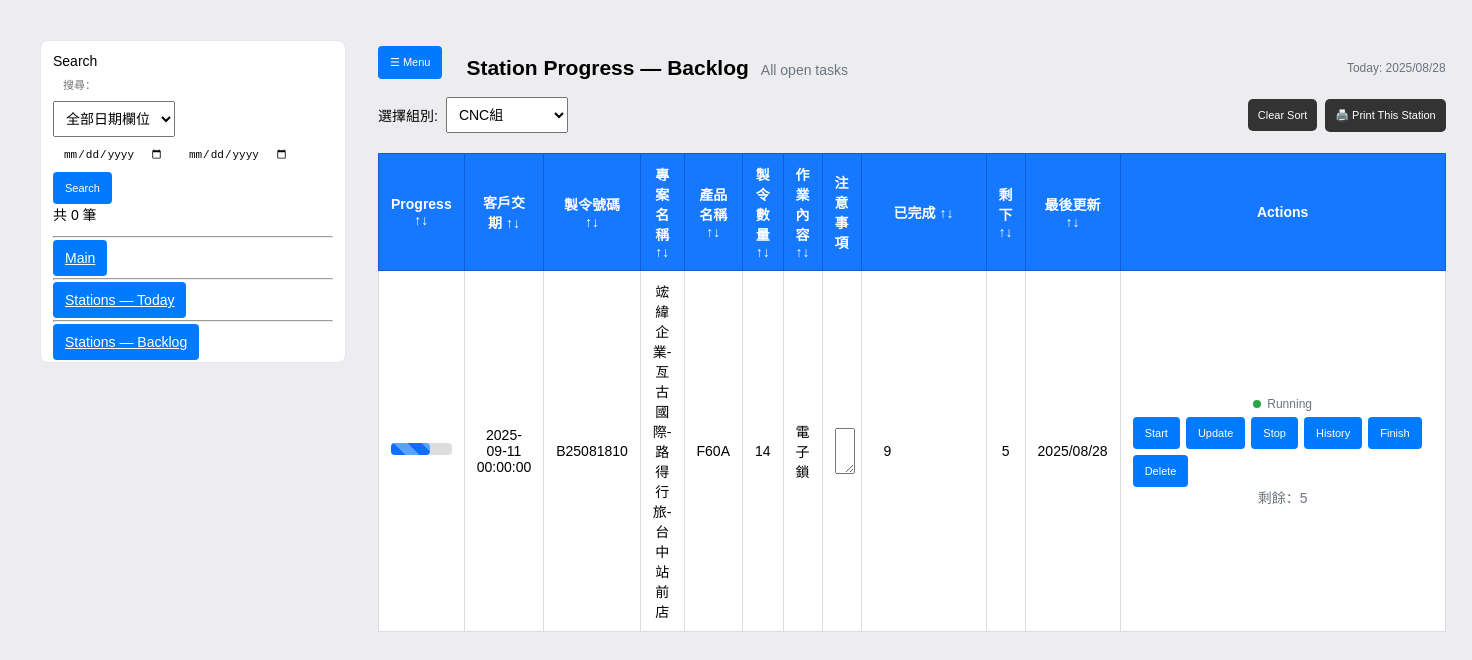
The app's page /stations with its own data.
### models.py (models this page shows)
class Task(Base):
    __tablename__ = "sub_tasks"
    __table_args__ = {'sqlite_autoincrement': True}
    id = Column(Integer, primary_key=True, autoincrement=True)
    order_id = Column(Integer, ForeignKey("orders.id"), nullable=False)
    group = Column("group", String, nullable=True)
    task  = Column(String, nullable=True)
    quantity = Column(Integer, nullable=True)
    completed = Column(Integer, nullable=True, default=0)
    start_time = Column(DateTime)      # may be NULL in DB
    stop_time  = Column(DateTime)
    duration_minutes = Column(Integer)
    order    = relationship("Order", back_populates="tasks")
    history  = relationship("TaskHistory", back_populates="task", cascade="all, delete-orphan")

class Order(Base):
    __tablename__ = "orders"
    id = Column(Integer, primary_key=True, autoincrement=True)
    manufacture_code = Column(String)
    customer        = Column(String)
    product         = Column(String)
    demand_date     = Column(String)   # stored as text like "YYYY/MM/DD"
    delivery        = Column(String)   # stored as text
    quantity        = Column(Integer, default=0)
    datecreate      = Column(String)   # stored as text
    fengbian        = Column(String)
    wallpaper       = Column(String)
    jobdesc         = Column(Text)
    archived    = Column(Boolean, default=False)   # soft archive flag
    archived_at = Column(DateTime)                 # when it was archived
    created_at = Column(DateTime, default=datetime.utcnow)
    updated_at = Column(DateTime)
    tasks = relationship("Task", back_populates="order", cascade="all, delete-orphan")

class TaskHistory(Base):
    __tablename__ = "task_history"
    id = Column(Integer, primary_key=True, autoincrement=True)
    task_id = Column(Integer, ForeignKey("sub_tasks.id"), nullable=False)
    completed = Column(Integer)   # present after your migration
    delta     = Column(Integer)   # present after your migration
    note       = Column(String)   # e.g. "start", "stop"
    timestamp  = Column(DateTime, default=datetime.utcnow)
    start_time = Column(DateTime)
    stop_time  = Column(DateTime)
    duration_minutes = Column(Integer)
    task = relationship("Task", back_populates="history")

### app.py (the view, shortened to what this page needs)
@app.route("/stations")
def stations():
    group = (request.args.get("group") or "").strip()
    day   = (request.args.get("date")  or date.today().isoformat()).strip()
    with SessionLocal() as s:
        station_list = [row[0] for row in s.query(Task.group)
                                      .filter(Task.group != None)
                                      .distinct().order_by(Task.group).all()]
        if not group and station_list:
            group = station_list[0]
        plan_rows = (s.query(StationSchedule)
                      .filter(StationSchedule.station==group,
                              StationSchedule.plan_date==day)
                      .order_by(asc(StationSchedule.sequence), asc(StationSchedule.id))
                      .all())
        items = []
        if plan_rows:
            task_map = {t.id:(t,o) for t,o in s.query(Task, Order)
                                               .join(Order, Task.order_id==Order.id)
                                               .filter(Task.id.in_([p.task_id for p in plan_rows]),
                                                       or_(Order.archived==False, Order.archived.is_(None)))
                                               .all()}
            for p in plan_rows:
                t,o = task_map.get(p.task_id, (None,None))
                if not t or not o: continue
                items.append({"task": t, "order": o, "plan": p})
        today_str = date.today().isoformat().replace("-","/")
        return render_template("stations.html",
                               station_list=station_list,
                               selected_group=group,
                               tasks=items,
                               today_date=today_str)

### templates/stations.html (shortened to what this page needs)
<!DOCTYPE html>
<html lang="zh">
<head>
</head>
<body>
  <div class="layout">
    <aside class="sidebar" id="sidebar">
      <div class="brand">Search</div>
      <form method="get" action="{{ '/archived' if archived_page else '/' }}" class="sbm">
        <input type="text" name="q" id= "search-q" value="{{ qtext or '' }}"
              placeholder="搜尋：">
        <select name="dfield">
          <option value="any"        {{ 'selected' if (dfield or 'any')=='any' }}>全部日期欄位</option>
        </select>
        <div class="row">
          <input type="date" name="dfrom" value="{{ dfrom or '' }}">
          <input type="date" name="dto"   value="{{ dto or '' }}">
        </div>
        <div class="row">
          <button class="btn" type="submit">Search</button>
        </div>
        <div class="caption">共 {{ orders|length }} 筆{% if qtext or dfrom or dto %}（篩選中）{% endif %}</div>
        <hr style="margin:12px 0">
        <div class="nav" style="margin-top:6px">
          <a href="/" class="btn full">Main</a>
          <hr style="margin:12px 0">
          <a href="/stations/today" class="btn full">Stations — Today</a>
          <hr style="margin:12px 0">
          <a href="/stations/backlog" class="btn full gray" style="margin-top:6px">Stations — Backlog
          </a>
        </div>
      </form>
    </aside>
    <main class="content">
      <div class="page-header">
        <div class="left">
          <button class="btn hamburger" onclick="toggleSidebar()">☰ Menu</button>
          <h2 style="margin:0">
            Station Progress — {{ 'Today' if page_mode == 'today' else 'Backlog' }}
          </h2>
          <p class="muted" style="margin:4px 0 0">
            {% if page_mode == 'today' %}Date: {{ day }}{% else %}All open tasks{% endif %}
          </p>
        </div>
        <div class="right">
          <span class="today">Today: {{ today_date }}</span>
        </div>
      </div>
      <div class="toolbar">
        <div class="group">
          {% set form_action = '/stations/today' if page_mode == 'today' else '/stations/backlog' %}
          <form method="get" action="{{ form_action }}" style="display:flex; align-items:center; gap:8px; margin:0">
            <label>選擇組別:</label>
            {% set form_action = '/stations/today' if page_mode == 'today' else '/stations/backlog' %}
            <select name="group" onchange="this.form.submit()">
              {% for name in station_list %}
                <option value="{{ name }}" {% if name == selected_group %}selected{% endif %}>{{ name }}</option>
              {% endfor %}
            </select>
          </form>
        </div>
        <div class="group">
          <button type="button" onclick="resetStationSort()">Clear Sort</button>
          <button type="button" onclick="printPage()">🖨️ Print This Station</button>
        </div>
      </div>
      <table>
        <thead>
          <tr>
            <th onclick="sortStationTable(0)">Progress ↑↓</th>
            <th onclick="sortStationTable(1)">客戶交期 ↑↓<span class="print-label"><br>Tanggal Barang Dapat Dikirim</span></th>
            <th onclick="sortStationTable(2)">製令號碼 ↑↓<span class="print-label"><br>Nomor Pesanan</span></th>
            <th onclick="sortStationTable(3)">專案名稱 ↑↓<span class="print-label"><br>Nama Proyek</span></th>
            <th onclick="sortStationTable(4)">產品名稱 ↑↓<span class="print-label"><br>Nama Produk</span></th>
            <th onclick="sortStationTable(5)">製令數量 ↑↓<span class="print-label"><br>Jumlah Pesanan</span></th>
            <th onclick="sortStationTable(6)">作業內容 ↑↓<span class="print-label"><br>Isi Pekerjaan</span></th>
            <th>注意事項<br><span class="print-label">Hal yang Perlu Diperhatikan</span></th>
            <th onclick="sortStationTable(8)">已完成 ↑↓</th>
            <th onclick="sortStationTable(9)">剩下 ↑↓<span class="print-label"><br>Jumlah Proyek</span></th>
            <th onclick="sortStationTable(10)">最後更新 ↑↓</th>
            <th class="actions-col">Actions</th>
          </tr>
        </thead>
        <tbody>
          {% for item in tasks %}
          {% set running = (item.task.start_time and not item.task.stop_time) %}
          <tr id="task-{{ item.task.id }}" class="{{ 'is-running' if running else '' }}"
              data-order-id="{{ item.order.id }}" data-qty="{{ item.task.quantity or 0 }}">
            <td>
              <div class="progress-bar">
                <div class="progress-fill {{ 'running' if running else '' }}"
                    style="width: {{ (item.task.completed / item.task.quantity) * 100 if item.task.quantity else 0 }}%"></div>
              </div>
            </td>
            <td>{{ item.order.demand_date }}</td>
            <td>{{ item.order.manufacture_code }}</td>
            <td>{{ item.order.customer }}</td>
            <td>{{ item.order.product }}</td>
            <td data-role="qty">{{ item.task.quantity or 0 }}</td>
            <td>{{ item.task.task }}</td>
            <td>
              <textarea id="task-note-{{ item.task.id }}-{{ item.order.id }}" rows="2" style="width: 100%;" class="screen-only">{{ item.task.note or '' }}</textarea>
            </td>
            <td>
              <input id="done-{{ item.task.id }}" type="number" min="0" value="{{ item.task.completed or 0 }}" style="width:80px">
            </td>
            <td class="remaining" id="task-remaining-{{ item.task.id }}-{{ item.order.id }}">
              {% set rem = (item.task.quantity or 0) - (item.task.completed or 0) %}
              {{ rem if rem > 0 else 0 }}
            </td>
            <td id="last-update-{{ item.task.id }}-{{ item.order.id }}">
              {% if item.task.history %}
                {% set last = item.task.history|last if item.task.history else None %}
                {% if last and last.timestamp %}
                  {% if last.timestamp is string %}
                    {{ last.timestamp.split(' ')[0] }}
                  {% else %}
                    {{ last.timestamp.strftime('%Y/%m/%d') }}
                  {% endif %}
                {% else %}
                  -
                {% endif %}
              {% else %}-{% endif %}
            </td>
            <td class="actions-col">
              <div class="task-status {{ 'running' if running else '' }}">
                <span class="dot"></span><span>{{ 'Running' if running else 'Idle' }}</span>
              </div>
              <div class="actions-group">
                <button class="btn" onclick="startTask({{ item.task.id }})" {{ 'disabled' if running else '' }}>Start</button>
                <button class="btn" onclick="updateTask({{ item.task.id }}, {{ item.order.id }})">Update</button>
                <button class="btn" onclick="stopTask({{ item.task.id }})"  {{ '' if running else 'disabled' }}>Stop</button>
                <button class="btn gray" onclick="showHistory({{ item.task.id }})">History</button>
                <button class="btn red" onclick="finishTask({{ item.task.id }})">Finish</button>
                <button class="btn red" onclick="deleteTask({{ item.task.id }}, {{ item.order.id }})">Delete</button>
              </div>
              {% set rem = (item.task.quantity or 0) - (item.task.completed or 0) %}
              <div class="muted" data-remaining>
                剩餘：{{ rem if rem > 0 else 0 }}
              </div>
            </td>
          </tr>
          {% endfor %}
        </tbody>
      </table>
    </main>
  </div>
</body>
</html>

### records on screen
Order: order.demand_date "2025-09-11 00:00:00", order.manufacture_code "B25081810", order.customer "竤緯企業-亙古國際-路得行旅-台中站前店", order.product "F60A"
Task: task "14", task.task "電子鎖", task "9"
TaskHistory: timestamp "2025/08/28"

### other values on screen
{{ orders|length }} "0"
{{ 'Today' if page_mode == 'today' else 'Backlog' }} "Backlog"
{{ today_date }} "2025/08/28"
{{ rem if rem > 0 else 0 }} "5"
{{ 'Running' if running else 'Idle' }} "Running"
form field group "CNC組"
